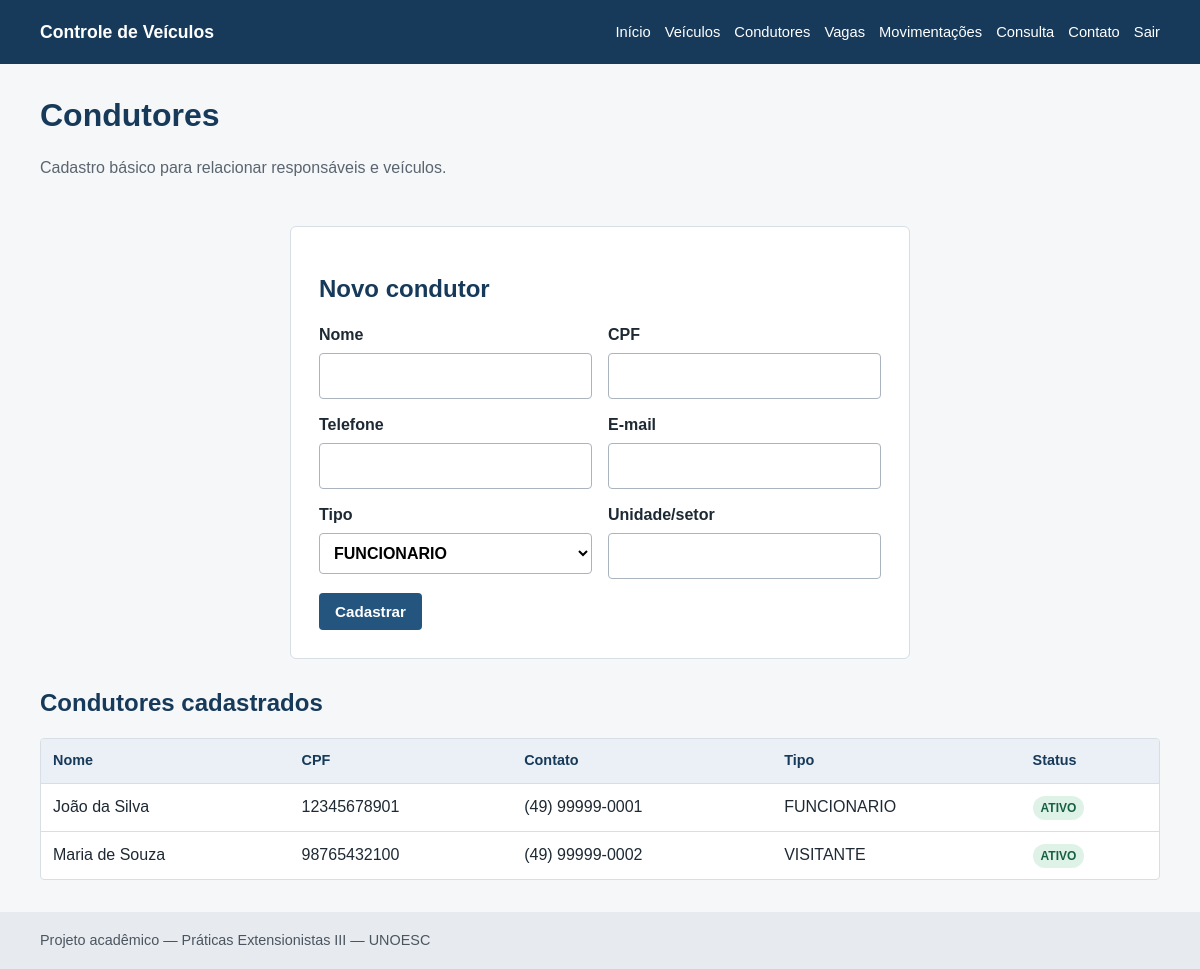
The app's page /condutores/index.php (signed in) with its own data.
### tables this page shows
CREATE TABLE condutores (
    id_condutor INT UNSIGNED AUTO_INCREMENT PRIMARY KEY,
    nome VARCHAR(120) NOT NULL,
    cpf CHAR(11) NULL UNIQUE,
    telefone VARCHAR(20) NULL,
    email VARCHAR(150) NULL,
    tipo_condutor ENUM('FUNCIONARIO', 'VISITANTE', 'PRESTADOR', 'OUTRO') NOT NULL DEFAULT 'VISITANTE',
    unidade_setor VARCHAR(100) NULL,
    status ENUM('ATIVO', 'INATIVO') NOT NULL DEFAULT 'ATIVO',
    created_at DATETIME NOT NULL DEFAULT CURRENT_TIMESTAMP,
    updated_at DATETIME NOT NULL DEFAULT CURRENT_TIMESTAMP ON UPDATE CURRENT_TIMESTAMP,
    INDEX idx_condutores_nome (nome)
);

### src/includes/helpers.php (called while the page is built, shortened)
<?php
function e(?string $value): string
{
    return htmlspecialchars($value ?? '', ENT_QUOTES, 'UTF-8');
}

### src/condutores/index.php (the view, shortened to what this page needs)
<?php
$pdo=db();$erros=[];
$condutores=$pdo->query('SELECT * FROM condutores ORDER BY nome')->fetchAll();$pageTitle='Condutores';require __DIR__.'/../includes/header.php';
?>
<div class="page-heading"><div><h1>Condutores</h1><p>Cadastro básico para relacionar responsáveis e veículos.</p></div></div>
<section class="form-panel"><h2>Novo condutor</h2><?php if($erros):?><ul class="error-list"><?php foreach($erros as $erro):?><li><?=e($erro)?></li><?php endforeach;?></ul><?php endif;?><form method="post"><input type="hidden" name="csrf_token" value="<?=e(csrf_token())?>"><div class="form-grid"><label>Nome<input name="nome" required maxlength="120" value="<?=e($_POST['nome']??'')?>"></label><label>CPF<input name="cpf" inputmode="numeric" maxlength="14" value="<?=e($_POST['cpf']??'')?>"></label><label>Telefone<input name="telefone" maxlength="20" value="<?=e($_POST['telefone']??'')?>"></label><label>E-mail<input type="email" name="email" maxlength="150" value="<?=e($_POST['email']??'')?>"></label><label>Tipo<select name="tipo_condutor"><?php foreach(['FUNCIONARIO','VISITANTE','PRESTADOR','OUTRO'] as $tipo):?><option><?=$tipo?></option><?php endforeach;?></select></label><label>Unidade/setor<input name="unidade_setor" maxlength="100" value="<?=e($_POST['unidade_setor']??'')?>"></label></div><button class="button" type="submit">Cadastrar</button></form></section>
<h2>Condutores cadastrados</h2><?php if(!$condutores):?><p class="empty-state">Nenhum condutor cadastrado.</p><?php else:?><div class="table-wrap"><table><thead><tr><th>Nome</th><th>CPF</th><th>Contato</th><th>Tipo</th><th>Status</th></tr></thead><tbody><?php foreach($condutores as $c):?><tr><td><?=e($c['nome'])?></td><td><?=e($c['cpf']?:'—')?></td><td><?=e($c['telefone']?:$c['email']?:'—')?></td><td><?=e($c['tipo_condutor'])?></td><td><span class="badge badge-<?=strtolower($c['status'])?>"><?=e($c['status'])?></span></td></tr><?php endforeach;?></tbody></table></div><?php endif;?>
<?php require __DIR__.'/../includes/footer.php';?>

### src/css/style.css (style rules this page uses)
:root { --blue:#24557f;--blue-dark:#173a5b;--blue-soft:#eaf2f8;--green:#237a57;--red:#a23b3b;--gray:#5b6570;--line:#d8dee5;--bg:#f5f7f9;--white:#fff }
* { box-sizing:border-box }
body { margin:0;font-family:Arial,sans-serif;color:#1e2933;background:var(--bg);line-height:1.5 }
h1,h2 { color:var(--blue-dark);line-height:1.2 }
h1 { margin-top:0 }
.muted,.page-heading p { color:var(--gray) }
.page-heading { display:flex;align-items:flex-start;justify-content:space-between;gap:20px;margin-bottom:22px }
.button { display:inline-block;border:0;border-radius:4px;background:var(--blue);color:#fff;padding:10px 16px;text-decoration:none;font-weight:700;cursor:pointer;font-size:.95rem }
.login-panel,.form-panel { max-width:620px;margin:30px auto;background:#fff;border:1px solid var(--line);border-radius:6px;padding:28px }
form label { display:block;font-weight:700;margin:0 0 14px }
input,select,textarea { display:block;width:100%;margin-top:6px;padding:10px;border:1px solid #aab4bf;border-radius:4px;background:#fff;font:inherit }
.form-grid { display:grid;grid-template-columns:1fr 1fr;gap:0 16px }
.table-wrap { overflow-x:auto;background:#fff;border:1px solid var(--line);border-radius:4px }
table { width:100%;border-collapse:collapse }
th,td { text-align:left;padding:11px 12px;border-bottom:1px solid var(--line);vertical-align:middle }
th { background:#eaf0f5;color:var(--blue-dark);font-size:.9rem }
tr:last-child td { border-bottom:0 }
.badge { display:inline-block;padding:3px 8px;border-radius:999px;font-size:.75rem;font-weight:700 }
.badge-aberta,.badge-ativo,.badge-livre { background:#dff2e8;color:#176044 }

### records on screen
condutores: nome "João da Silva", cpf "12345678901", telefone "(49) 99999-0001", tipo_condutor "FUNCIONARIO", status "ATIVO"
condutores: nome "Maria de Souza", cpf "98765432100", telefone "(49) 99999-0002", tipo_condutor "VISITANTE", status "ATIVO"

### other values on screen
form field tipo_condutor "FUNCIONARIO"
